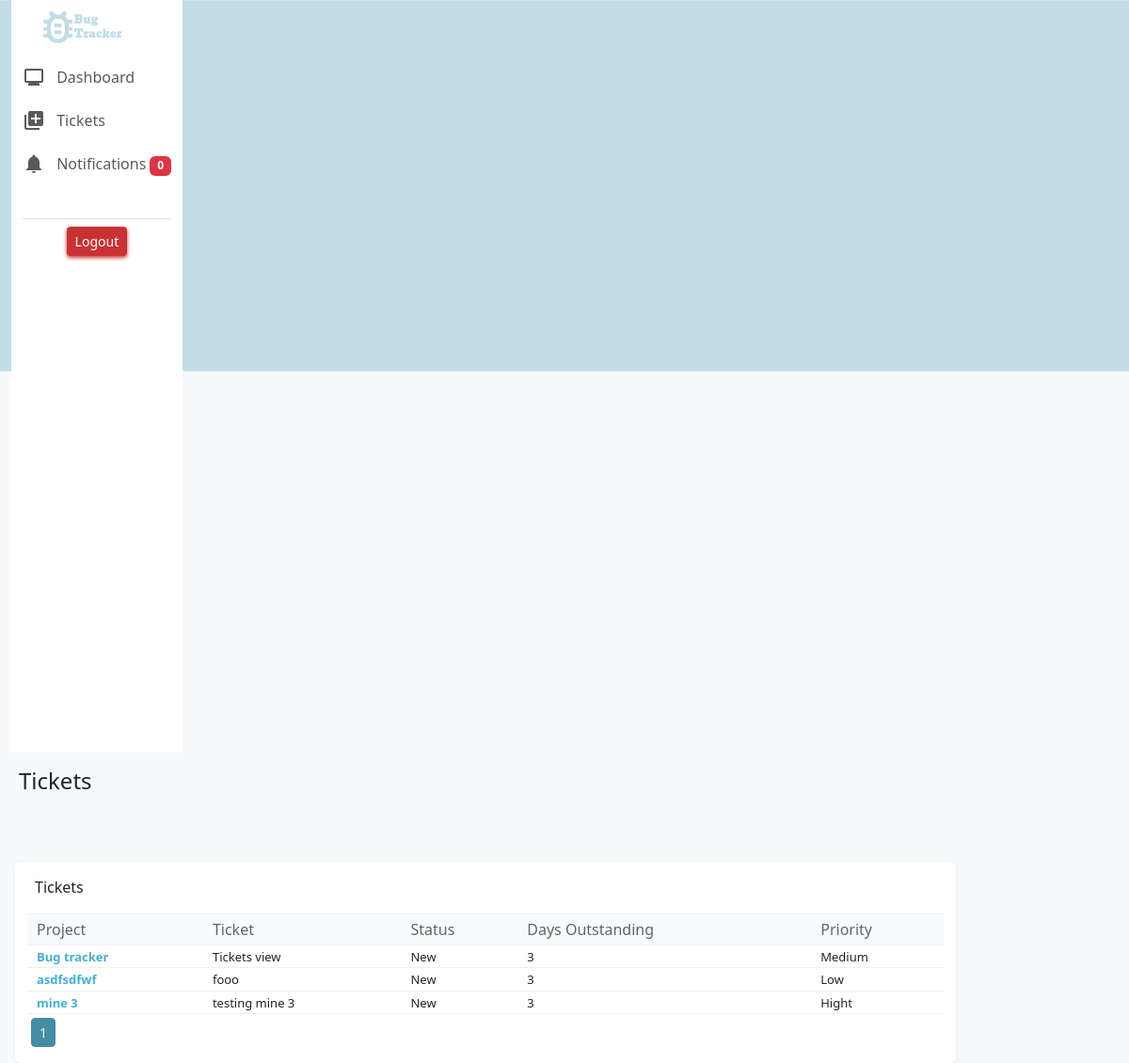
Page /tickets (signed in) on the earlier database version.
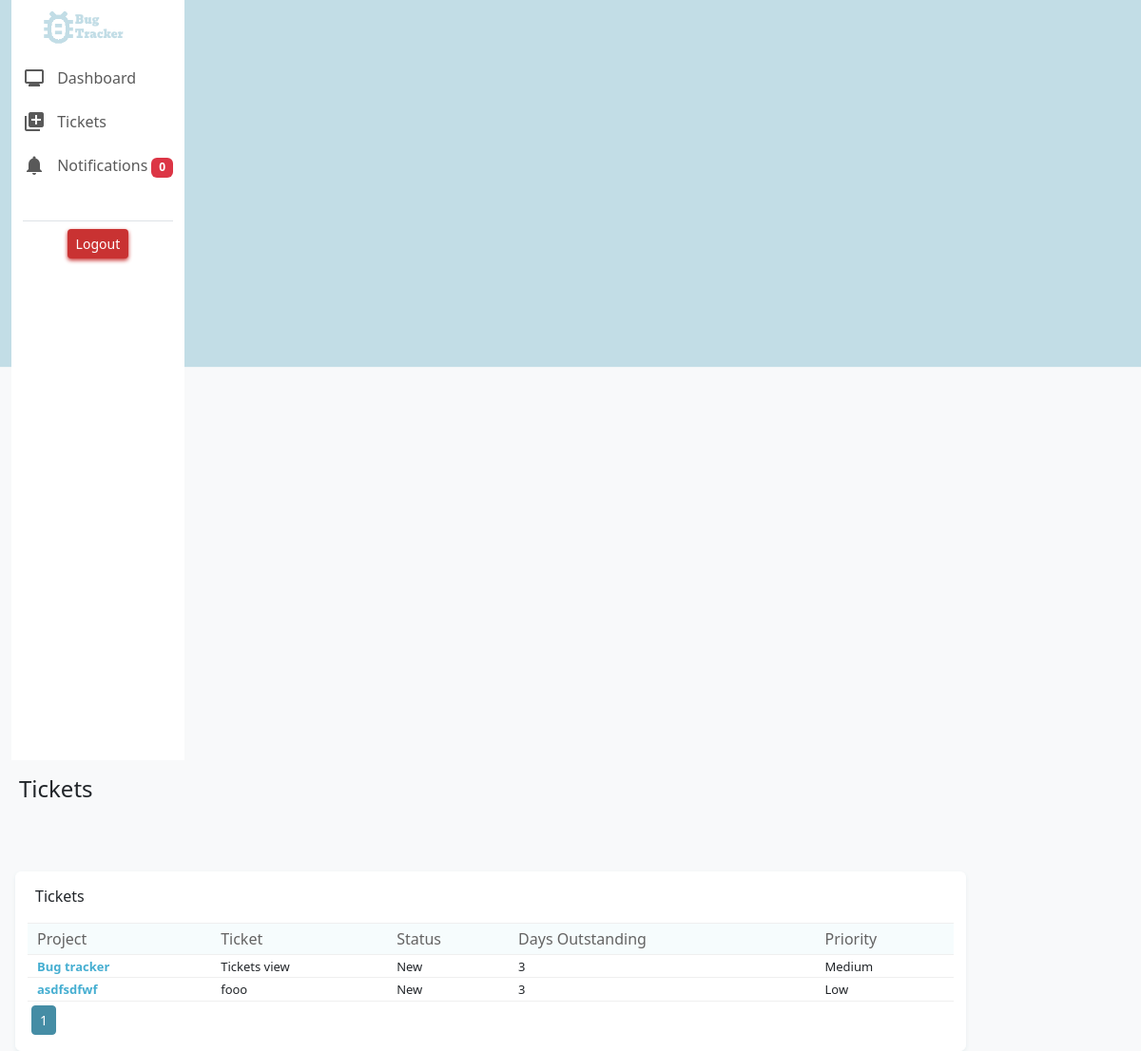
Same page on the later database version.
### bug_tracker/models.py (models this page shows, shortened)
class Ticket(models.Model):
    STATUS_CHOICES = [
        ('New', 'New'),
        ('In Progress', 'In Progress'),
        ('Completed', 'Completed'),
    ]
    PRIORITY_CHOICES = [
        ('Low', 'Low'),
        ('Medium', 'Medium'),
        ('High', 'High'),
    ]
    TYPE_CHOICES = [
        ('Bug', 'Bug'),
        ('Feature', 'Feature'),
        ('Task', 'Task'),
    ]
    project = models.ForeignKey('Project', on_delete=models.CASCADE, related_name='project_tickets', null=True)
    title = models.CharField(max_length=255)
    description = models.TextField()
    author = models.ForeignKey(CustomUser, on_delete=models.CASCADE, null=True, blank=True)
    status = models.CharField(max_length=20, choices=STATUS_CHOICES)
    priority = models.CharField(max_length=20, choices=PRIORITY_CHOICES)
    ticket_type = models.CharField(max_length=20, choices=TYPE_CHOICES)
    estimated_time = models.IntegerField()
    assigned_devs = models.ManyToManyField(CustomUser, related_name='assigned_tickets', blank=True)

class Project(models.Model):
    project_name = models.CharField(max_length=255)
    project_description = models.TextField()
    team_members = models.ManyToManyField(CustomUser)
    project_creator = models.ForeignKey(CustomUser, on_delete=models.CASCADE, related_name='created_projects', null=True)

### bug_tracker/views.py (the view)
# urls.py: path("tickets", views.tickets, name="tickets"),
@login_required(login_url='layout')
def tickets(request):
    if request.method == "GET":
        tickets = Ticket.objects.filter(author=request.user).order_by("id")
        paginator4 = Paginator(tickets, 10)
        page_number4 = request.GET.get('page4')
        page_obj4 = paginator4.get_page(page_number4)
        return render(request, "bug_tracker/tickets.html", {
            "tickets": page_obj4,
            "page_range4": paginator4.page_range,
            "page_number4": page_obj4.number,
        })

### bug_tracker/context_processors.py (called while the page is built)
def my_context_processor(request):
    new_count = 0
    if request.user.is_authenticated:
        notifications = Notification.objects.filter(user=request.user)
        now = timezone.now()
        threshold = now - timedelta(seconds=60)
        today_notifications = notifications.filter(created_at__gte=threshold)
        new_count = today_notifications.count()
    return {
        'new_count': new_count
    }

### bug_tracker/templates/bug_tracker/tickets.html (shortened to what this page needs)
{% extends "bug_tracker/layout.html" %}
{% load static %}
{% block content %}
<div class="col-sm-10">
    <div class="pt-3 ps-2 h4 pb-3"> Tickets</div>
    <div class="row">
      <div class="col-sm-12 bg-light2 border-charts mt-5 ms-3 rounded">
          <div class="d-flex justify-content-between">
              <div class="h6 pt-3 ps-2"> Tickets </div>
          </div>
          <div>
              <table class="table-responsive table-hover">
                  <thead>
                    <tr>
                      <th>Project</th>
                      <th>Ticket</th>
                      <th>Status</th>
                      <th>Days Outstanding</th>
                      <th>Priority</th>
                    </tr>
                  </thead>
                  <tbody>
                    {% for ticket in tickets %}
                       <tr>
                        <td class="text-color5 size1"><b><a class="text-color5 size1 x" href="{% url 'project_view' ticket.project.id %}">{{ ticket.project.project_name }}</b></a></td>
                        <td class="truncate size1">{{ ticket.title }}</td>
                        <td class="truncate size1">{{ ticket.status }}</td>
                        <td class="truncate size1">{{ ticket.estimated_time }}</td>
                        <td class="truncate size1">{{ ticket.priority }}</td>
                      </tr>
                    {% endfor %}
                  </tbody>
                </table>
                <div>
                  <nav aria-label="...">
                    <ul class="pagination pagination-sm pt-1 ps-1">
                      {% for page in page_range4 %}
                      <li class="page-item text-color5 {%  if page_number4 == page %} active {% endif %}">
                        <a class="page-link text-color5 {%  if page_number4 == page %} active {% endif %}" href="?page4={{ page }}" tabindex="-1">{{ page }}</a>
                      </li>
                      {% endfor %}
                    </ul>
                  </nav>
                </div>
          </div>
      </div>
    </div>
  </div>
{% endblock %}

Differences in the rows shown:
removed Ticket: project.project_name "mine 3", title "testing mine 3", status "New", estimated_time "3", priority "Hight"
